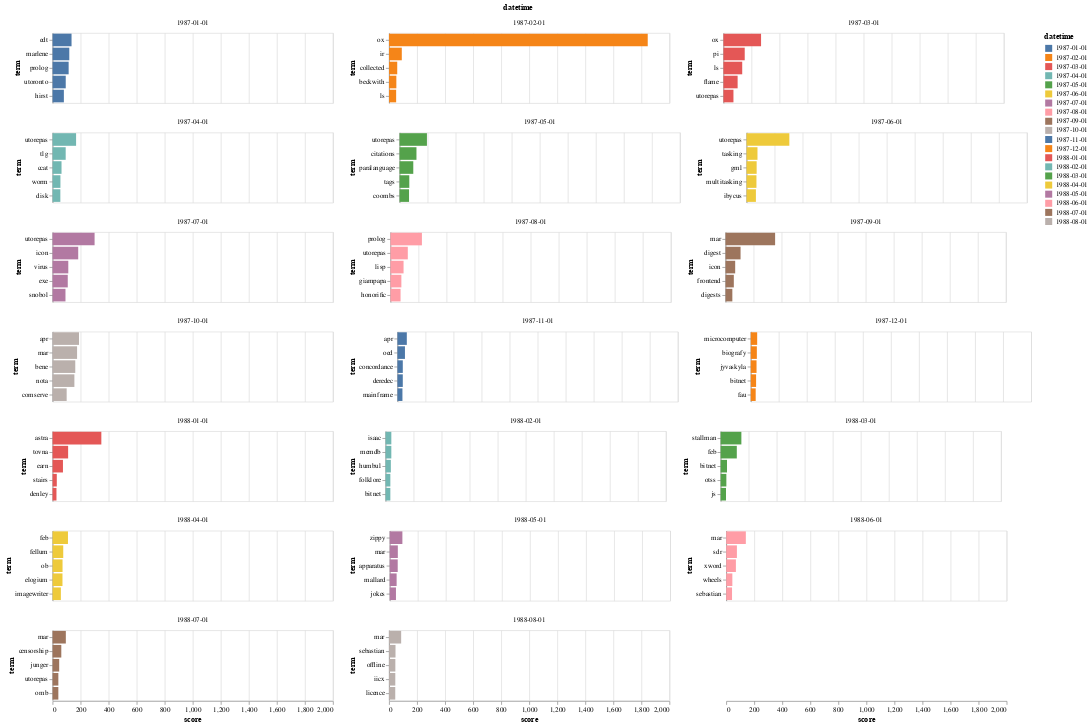

This figure's notebook cell:
### Code cell
# We can also split it by email chain
tfidf_grouped = tfidf_df.groupby('datetime').apply(lambda x: x.nlargest(5, 'score')).reset_index(drop=True) 
tfidf_grouped

alt.Chart(tfidf_grouped[0:100]).mark_bar().encode(
    x='score:Q',
    y=alt.Y('term:N', sort='-x'),
    color='datetime:N',
).facet(
    facet='datetime:N',
    columns=3
).resolve_scale(y='independent')

### Figure 1 — Vega-Lite specification as saved in the notebook (floating-point values rounded to 4 significant figures)
{"config": {"view": {"continuousWidth": 400, "continuousHeight": 300}}, "data": {"name": "data-75f82d185a9c81beba6d4e6668568951"}, "facet": {"type": "nominal", "field": "datetime"}, "spec": {"mark": "bar", "encoding": {"color": {"type": "nominal", "field": "datetime"}, "x": {"type": "quantitative", "field": "score"}, "y": {"type": "nominal", "field": "term", "sort": "-x"}}}, "columns": 3, "resolve": {"scale": {"y": "independent"}}, "$schema": "https://vega.github.io/schema/vega-lite/v4.8.1.json", "datasets": {"data-75f82d185a9c81beba6d4e6668568951": [{"term": "edt", "score": 135.3, "datetime": "1987-01-01"}, {"term": "marlene", "score": 119.3, "datetime": "1987-01-01"}, {"term": "prolog", "score": 114.6, "datetime": "1987-01-01"}, {"term": "utoronto", "score": 93.87, "datetime": "1987-01-01"}, {"term": "hirst", "score": 80.58, "datetime": "1987-01-01"}, {"term": "ox", "score": 1845.0, "datetime": "1987-02-01"}, {"term": "ir", "score": 90.83, "datetime": "1987-02-01"}, {"term": "collected", "score": 58.33, "datetime": "1987-02-01"}, {"term": "beckwith", "score": 52.03, "datetime": "1987-02-01"}, {"term": "ls", "score": 50.63, "datetime": "1987-02-01"}, {"term": "ox", "score": 268.4, "datetime": "1987-03-01"}, {"term": "pi", "score": 151.9, "datetime": "1987-03-01"}, {"term": "ls", "score": 134.0, "datetime": "1987-03-01"}, {"term": "flame", "score": 101.3, "datetime": "1987-03-01"}, {"term": "utorepas", "score": 71.48, "datetime": "1987-03-01"}, {"term": "utorepas", "score": 167.7, "datetime": "1987-04-01"}, {"term": "tlg", "score": 93.54, "datetime": "1987-04-01"}, {"term": "ccat", "score": 63.85, "datetime": "1987-04-01"}, {"term": "worm", "score": 56.05, "datetime": "1987-04-01"}, {"term": "disk", "score": 55.41, "datetime": "1987-04-01"}, {"term": "utorepas", "score": 195.2, "datetime": "1987-05-01"}, {"term": "citations", "score": 120.5, "datetime": "1987-05-01"}, {"term": "paralanguage", "score": 97.83, "datetime": "1987-05-01"}, {"term": "tags", "score": 69.41, "datetime": "1987-05-01"}, {"term": "coombs", "score": 67.53, "datetime": "1987-05-01"}, {"term": "utorepas", "score": 305.2, "datetime": "1987-06-01"}, {"term": "tasking", "score": 77.89, "datetime": "1987-06-01"}, {"term": "gml", "score": 71.92, "datetime": "1987-06-01"}, {"term": "multitasking", "score": 70.46, "datetime": "1987-06-01"}, {"term": "ibycus", "score": 66.64, "datetime": "1987-06-01"}, {"term": "utorepas", "score": 299.7, "datetime": "1987-07-01"}, {"term": "icon", "score": 182.9, "datetime": "1987-07-01"}, {"term": "virus", "score": 112.1, "datetime": "1987-07-01"}, {"term": "exe", "score": 108.3, "datetime": "1987-07-01"}, {"term": "snobol", "score": 92.03, "datetime": "1987-07-01"}, {"term": "prolog", "score": 224.4, "datetime": "1987-08-01"}, {"term": "utorepas", "score": 123.7, "datetime": "1987-08-01"}, {"term": "lisp", "score": 93.46, "datetime": "1987-08-01"}, {"term": "giampapa", "score": 77.83, "datetime": "1987-08-01"}, {"term": "honorific", "score": 72.06, "datetime": "1987-08-01"}, {"term": "mar", "score": 353.6, "datetime": "1987-09-01"}, {"term": "digest", "score": 107.2, "datetime": "1987-09-01"}, {"term": "icon", "score": 68.84, "datetime": "1987-09-01"}, {"term": "frontend", "score": 59.09, "datetime": "1987-09-01"}, {"term": "digests", "score": 48.56, "datetime": "1987-09-01"}, {"term": "apr", "score": 188.5, "datetime": "1987-10-01"}, {"term": "mar", "score": 174.8, "datetime": "1987-10-01"}, {"term": "bene", "score": 161.9, "datetime": "1987-10-01"}, {"term": "nota", "score": 155.6, "datetime": "1987-10-01"}, {"term": "comserve", "score": 100.5, "datetime": "1987-10-01"}, {"term": "apr", "score": 66.68, "datetime": "1987-11-01"}, {"term": "oed", "score": 53.39, "datetime": "1987-11-01"}, {"term": "concordance", "score": 37.96, "datetime": "1987-11-01"}, {"term": "deredec", "score": 37.93, "datetime": "1987-11-01"}, {"term": "mainframe", "score": 35.44, "datetime": "1987-11-01"}, {"term": "microcomputer", "score": 45.7, "datetime": "1987-12-01"}, {"term": "biografy", "score": 43.36, "datetime": "1987-12-01"}, {"term": "jyvaskyla", "score": 41.18, "datetime": "1987-12-01"}, {"term": "bitnet", "score": 37.97, "datetime": "1987-12-01"}, {"term": "fau", "score": 35.04, "datetime": "1987-12-01"}, {"term": "astra", "score": 347.8, "datetime": "1988-01-01"}, {"term": "tovna", "score": 111.0, "datetime": "1988-01-01"}, {"term": "earn", "score": 74.03, "datetime": "1988-01-01"}, {"term": "stairs", "score": 30.07, "datetime": "1988-01-01"}, {"term": "denley", "score": 27.78, "datetime": "1988-01-01"}, {"term": "isaac", "score": 41.24, "datetime": "1988-02-01"}, {"term": "memdb", "score": 41.18, "datetime": "1988-02-01"}, {"term": "humbul", "score": 37.74, "datetime": "1988-02-01"}, {"term": "folklore", "score": 34.27, "datetime": "1988-02-01"}, {"term": "bitnet", "score": 34.18, "datetime": "1988-02-01"}, {"term": "stallman", "score": 148.0, "datetime": "1988-03-01"}, {"term": "feb", "score": 115.4, "datetime": "1988-03-01"}, {"term": "bitnet", "score": 45.57, "datetime": "1988-03-01"}, {"term": "otss", "score": 40.88, "datetime": "1988-03-01"}, {"term": "js", "score": 38.25, "datetime": "1988-03-01"}, {"term": "feb", "score": 109.8, "datetime": "1988-04-01"}, {"term": "fellum", "score": 76.09, "datetime": "1988-04-01"}, {"term": "ob", "score": 71.12, "datetime": "1988-04-01"}, {"term": "elogium", "score": 70.65, "datetime": "1988-04-01"}, {"term": "imagewriter", "score": 59.23, "datetime": "1988-04-01"}, {"term": "zippy", "score": 90.09, "datetime": "1988-05-01"}, {"term": "mar", "score": 57.57, "datetime": "1988-05-01"}, {"term": "apparatus", "score": 56.77, "datetime": "1988-05-01"}, {"term": "mallard", "score": 48.99, "datetime": "1988-05-01"}, {"term": "jokes", "score": 44.25, "datetime": "1988-05-01"}, {"term": "mar", "score": 139.8, "datetime": "1988-06-01"}, {"term": "sdr", "score": 76.09, "datetime": "1988-06-01"}, {"term": "xword", "score": 68.94, "datetime": "1988-06-01"}, {"term": "wheels", "score": 43.62, "datetime": "1988-06-01"}, {"term": "sebastian", "score": 41.39, "datetime": "1988-06-01"}, {"term": "mar", "score": 94.58, "datetime": "1988-07-01"}, {"term": "censorship", "score": 62.26, "datetime": "1988-07-01"}, {"term": "junger", "score": 47.2, "datetime": "1988-07-01"}, {"term": "utorepas", "score": 41.24, "datetime": "1988-07-01"}, {"term": "omb", "score": 41.18, "datetime": "1988-07-01"}, {"term": "mar", "score": 86.35, "datetime": "1988-08-01"}, {"term": "sebastian", "score": 45.99, "datetime": "1988-08-01"}, {"term": "offline", "score": 44.92, "datetime": "1988-08-01"}, {"term": "iicx", "score": 44.53, "datetime": "1988-08-01"}, {"term": "licence", "score": 44.25, "datetime": "1988-08-01"}]}}
